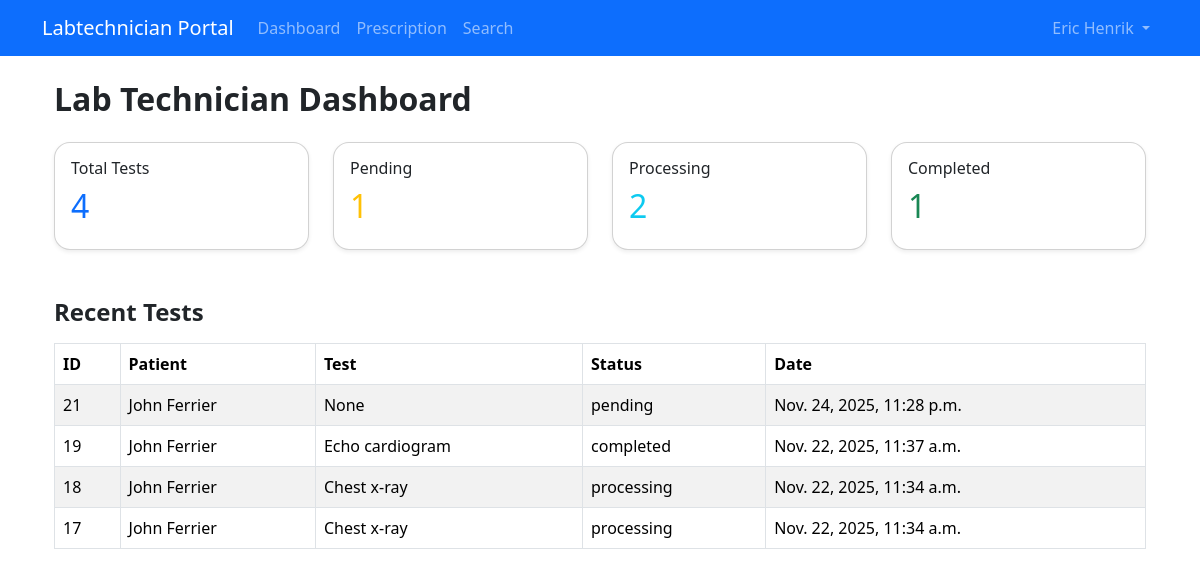
The page /labtech/labtech_dashboard/ (signed in) on the database as committed earlier.
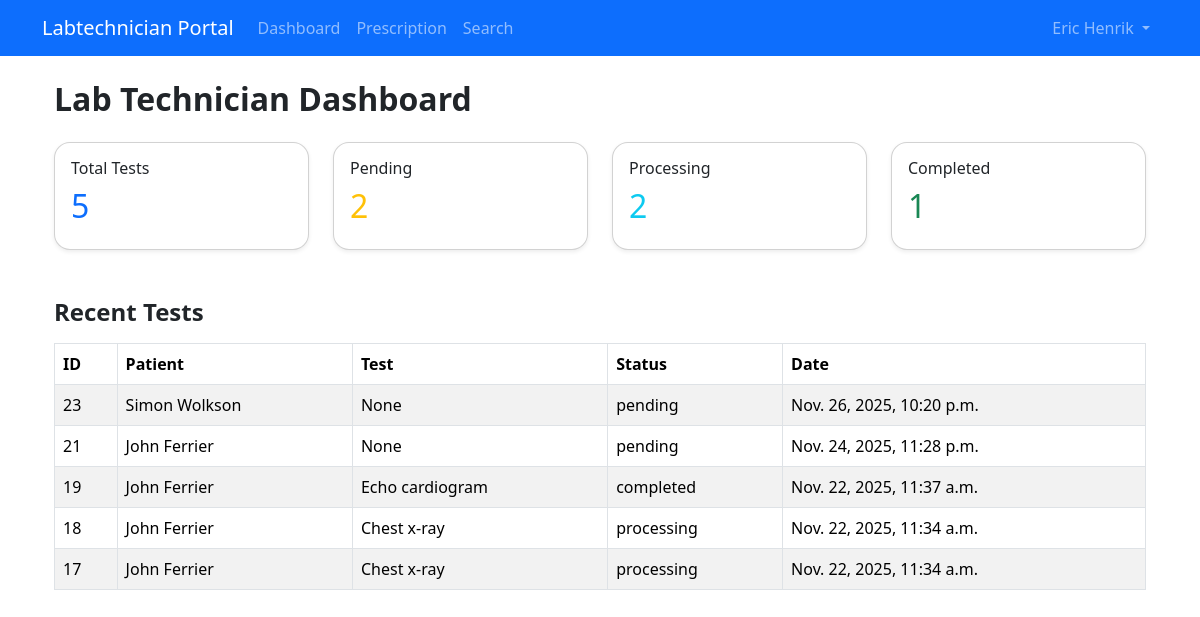
The same page on the database as committed later.
### consultation/models.py (models this page shows, shortened)
class Prescription(models.Model):
    STATUS_CHOICES = [
        ('pending', 'Pending'),
        ('processing', 'Processing'),
        ('completed', 'Completed'),
    ]
    prescription_type = models.ForeignKey(PrescriptionType, on_delete=models.CASCADE)
    consultation = models.ForeignKey(Consultation, on_delete=models.CASCADE)
    prescription = models.TextField()
    status = models.CharField(max_length=20, choices=STATUS_CHOICES, default='pending')
    created_at = models.DateTimeField(auto_now_add=True)
    updated_at = models.DateTimeField(auto_now=True)

class Consultation(models.Model):
    STATUS_CHOICE = [
        ('active','Active'),
        ('inactive', 'Inactive'),
    ]
    appointment = models.ForeignKey(Appointment, on_delete=models.CASCADE)
    doctor = models.ForeignKey(Doctor, on_delete=models.CASCADE)
    chief_comp = models.CharField()
    present_ill = models.TextField(blank=True, null=True)
    past_med = models.TextField(blank=True, null=True)
    past_sur = models.TextField(blank=True, null=True)
    medica_his = models.TextField(blank=True, null=True)
    og_his = models.TextField(blank=True, null=True)
    fam_his = models.TextField(blank=True, null=True)
    soc_his = models.TextField(blank=True, null=True)
    phy_exam = models.TextField(blank=True, null=True)
    diag = models.TextField(blank=True, null=True)
    notes = models.TextField(blank=True, null=True)
    status = models.CharField(max_length=15, choices=STATUS_CHOICE, default='active')
    created_at = models.DateTimeField(auto_now_add=True)
    updated_at = models.DateTimeField(default=timezone.now)
    is_locked = models.BooleanField(default=False)      # Locked after prescription
    is_edited = models.BooleanField(default=False)      # Has been modified before
    last_edited_at = models.DateTimeField(null=True, blank=True)  # Timestamp

### appointment/models.py (models this page shows, shortened)
class Appointment(models.Model):
    STATUS_CHOICES = [
        ('pending', 'Pending'),
        ('confirmed', 'Confirmed'),
        ('cancelled', 'Cancelled'),
        ('completed', 'Completed'),
        ('due', 'Due'),
    ]
    REASON_CHOICES = [
        ('first_time', 'First-time Visit'),
        ('follow_up', 'Follow-up'),
        ('referral', 'Referral')
    ]
    patient = models.ForeignKey(Patient, on_delete=models.CASCADE)
    doctor = models.ForeignKey(Doctor, on_delete=models.CASCADE)
    appointed_datetime = models.DateTimeField()
    status = models.CharField(max_length=10, choices=STATUS_CHOICES, default='pending')
    visit_reason = models.CharField(max_length=20, choices=REASON_CHOICES)
    cancellation_reason = models.TextField(blank=True, null=True)
    cancelled_by = models.CharField(max_length=10, blank=True, null=True)  # 'doctor' or 'patient'
    notes = models.TextField(blank=True, null=True)
    created_at = models.DateTimeField(auto_now_add=True)
    deleted_at = models.DateTimeField(blank=True, null=True)

### patient/models.py (models this page shows, shortened)
class Patient(models.Model):
    TITLES = [
        ('mr', 'Mr'),
        ('mrs', 'Mrs'),
        ('mss', 'Miss'),
        ('ms', 'Ms'),
        ('dr', 'Dr'),
    ]
    GENDER_CHOICES = [
        ('M', 'Male'),
        ('F', 'Female'),
        ('O', 'Other'),
        ('P', 'Prefer not to say'),
    ]
    MARITAL_STATUS_CHOICES = [
        ('M', 'Married'),
        ('U', 'Unmarried'),
        ('P', 'Prefer not to say'),
    ]
    STATUS_CHOICES = [
        ('active', 'Active'),
        ('inactive', 'Inactive'),
    ]
    title = models.CharField(max_length=10, choices=TITLES, blank=True, null=True)
    fname = models.CharField(max_length=64)
    lname = models.CharField(max_length=64)
    date_of_birth = models.DateField(blank=True, null=True)
    gender = models.CharField(max_length=20, choices=GENDER_CHOICES, blank=True, null=True)
    marital_status = models.CharField(max_length=20, choices=MARITAL_STATUS_CHOICES, blank=True, null=True)
    phone = models.CharField(max_length=20, blank=True, null=True)
    email = models.EmailField(max_length=64,unique=True)
    address = models.TextField(blank=True, null=True)
    password = models.CharField(max_length=128)
    status = models.CharField(max_length=10, choices=STATUS_CHOICES, default='active')
    created_at = models.DateTimeField(auto_now_add=True)
    updated_at = models.DateTimeField(auto_now=True)

### labtech/views.py (the view)
# urls.py: path('labtech_dashboard/', views.labtech_dashboard, name='labtech_dashboard'),
@labtech_login_required
def labtech_dashboard(request):
    labtech = request.labtech
    lab_type = PrescriptionType.objects.get(prescription_type='laboratory')
    tests = Prescription.objects.filter(prescription_type=lab_type)
    total_tests = tests.count()
    pending_tests = tests.filter(status='pending').count()
    processing_tests = tests.filter(status='processing').count()
    completed_tests = tests.filter(status='completed').count()
    recent_tests = tests.order_by("-created_at")[:5]
    return render(request, 'labtech/labtech_dashboard.html', {
        'labtech': labtech,
        'total_tests': total_tests,
        'pending_tests': pending_tests,
        'processing_tests': processing_tests,
        'completed_tests': completed_tests,
        'recent_tests': recent_tests,
    })

### labtech/models.py (called while the page is built)
    def __str__(self):
        return f'{self.fname} {self.lname}'

### labtech/templates/labtech/labtech_dashboard.html
{% extends 'labtech/layout.html' %}
{% block content %}
<div class="container mt-4">
    <h2 class="fw-bold mb-4">Lab Technician Dashboard</h2>
    <div class="row g-4">
        <div class="col-md-3">
            <div class="card p-3 shadow-sm rounded-4">
                <h6>Total Tests</h6>
                <h2 class="text-primary">{{ total_tests }}</h2>
            </div>
        </div>
        <div class="col-md-3">
            <div class="card p-3 shadow-sm rounded-4">
                <h6>Pending</h6>
                <h2 class="text-warning">{{ pending_tests }}</h2>
            </div>
        </div>
        <div class="col-md-3">
            <div class="card p-3 shadow-sm rounded-4">
                <h6>Processing</h6>
                <h2 class="text-info">{{ processing_tests }}</h2>
            </div>
        </div>
        <div class="col-md-3">
            <div class="card p-3 shadow-sm rounded-4">
                <h6>Completed</h6>
                <h2 class="text-success">{{ completed_tests }}</h2>
            </div>
        </div>
    </div>
    <div class="mt-5">
        <h4 class="fw-semibold">Recent Tests</h4>
        <table class="table table-bordered table-striped mt-3">
            <thead>
                <tr>
                    <th>ID</th>
                    <th>Patient</th>
                    <th>Test</th>
                    <th>Status</th>
                    <th>Date</th>
                </tr>
            </thead>
            <tbody>
                {% for t in recent_tests %}
                <tr>
                    <td>{{ t.id }}</td>
                    <td>{{ t.consultation.appointment.patient.fname }} {{ t.consultation.appointment.patient.lname }}</td>
                    <td>{{ t.prescription }}</td>
                    <td>{{ t.status }}</td>
                    <td>{{ t.created_at }}</td>
                </tr>
                {% empty %}
                <tr><td colspan="5" class="text-center">No recent tests.</td></tr>
                {% endfor %}
            </tbody>
        </table>
    </div>
</div>
{% endblock %}

Rows that differ between the two databases and show on the page:
added Prescription: id "23", consultation.appointment.patient.fname "Simon", consultation.appointment.patient.lname "Wolkson", prescription "None", status "pending", created_at "Nov. 26, 2025, 10:20 p.m."
Other text that changed with them:
{{ total_tests }}: "4" → "5"
{{ pending_tests }}: "1" → "2"
